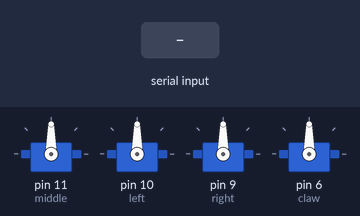
A sketch run on a simulated Arduino Uno, built with avr-gcc and run on an emulated ATmega328P. Shown: 4 × servo. Inputs (shaded band) come from the test bench.

Above: at 1.2 s.
1.3 s: "3" received over Serial
At 1.6 s:
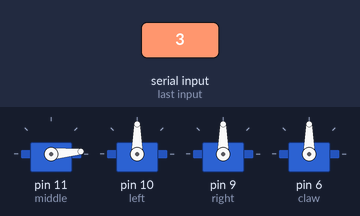
2.8 s: "1" received over Serial
At 4.0 s:
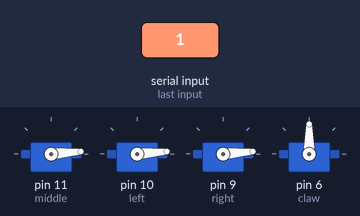
4.3 s: "A" received over Serial
At 5.1 s:
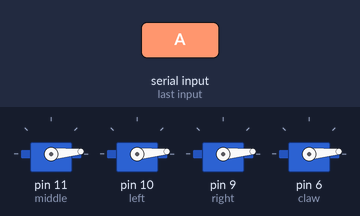
Timing chart, 0 to 7.3 s (numbered marks = the images above; inputs shaded):
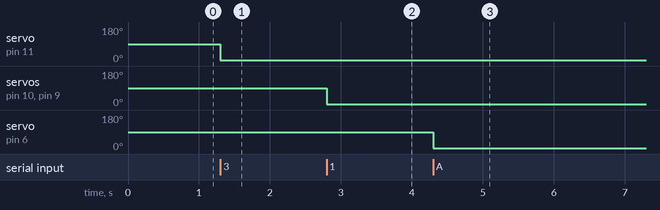

The sketch:

Arm_with_4_Servo_and_BT.ino
```cpp
#include <Servo.h>

Servo middle, left, right, claw ;  // creates 4 "servo objects"

int x;
int m=0;
int c=0;
int cl=0;
void setup() {

  Serial.begin(9600);
  middle.attach(11);  // attaches the servo on pin 11 to the middle object
  left.attach(10);  // attaches the servo on pin 10 to the left object
  right.attach(9);  // attaches the servo on pin 9 to the right object
  claw.attach(6);  // attaches the servo on pin 6 to the claw object
}

void loop() {
  if (Serial.available()> 0 )
  {
  x = Serial.read();
switch(x){
case '3' : m=m+5;
 middle.write(m); // sets the servo position according to the value(degrees)
break;

case '4' : m=m-5;
 middle.write(m); // sets the servo position according to the value(degrees)
break;

case '1' : c=c+5;
  left.write(c); // does the same
  right.write(c); // and again
break;

case '2' : c=c-5;
  left.write(c); // does the same
  right.write(c); // and again
break;

case 'A' : cl=cl+5;
claw.write(cl); // yes you've guessed it
break;

case '8' : cl=cl-5;
claw.write(cl); // yes you've guessed it
break;


}}}
```

Measured:
- after the input at 1.3 s, servo on pin 11 (middle): 90° → 5° at once
- after the input at 2.8 s, servo on pin 10 (left), servo on pin 9 (right): 90° → 5° at once
- after the input at 4.3 s, servo on pin 6 (claw): 90° → 5° at once
